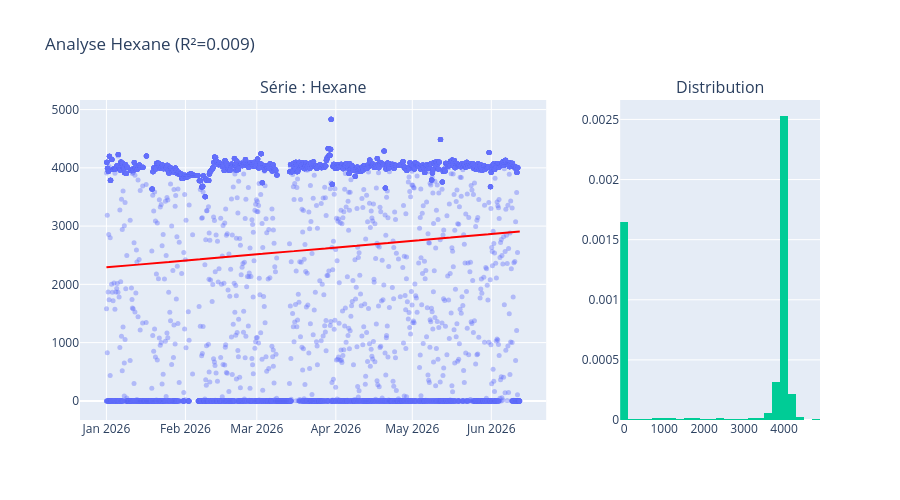

The notebook cell this image was saved under:
### Code cell
processor.plot_simple_tag('Hexane')

### Figure 1 — Plotly figure (JSON) as saved in the notebook; plotly's stock layout.template omitted (floating-point values rounded to 4 significant figures; data arrays with more than 128 entries replaced by an {"elided": "..."} marker saying what was removed)
{"data": [{"marker": {"opacity": 0.4, "size": 5}, "mode": "markers", "name": "Données", "type": "scatter", "x": {"elided": "15539 str values"}, "xaxis": "x", "y": {"elided": "15539 float values"}, "yaxis": "y"}, {"line": {"color": "red"}, "name": "Tendance", "type": "scatter", "x": {"elided": "15539 str values"}, "xaxis": "x", "y": {"elided": "15539 float values"}, "yaxis": "y"}, {"histnorm": "probability density", "nbinsx": 30, "type": "histogram", "x": {"elided": "15539 float values"}, "xaxis": "x2", "yaxis": "y2"}], "layout": {"annotations": [{"font": {"size": 16}, "showarrow": false, "text": "Série : Hexane", "x": 0.315, "xanchor": "center", "xref": "paper", "y": 1, "yanchor": "bottom", "yref": "paper"}, {"font": {"size": 16}, "showarrow": false, "text": "Distribution", "x": 0.865, "xanchor": "center", "xref": "paper", "y": 1, "yanchor": "bottom", "yref": "paper"}], "height": 500, "showlegend": false, "title": {"text": "Analyse Hexane (R²=0.009)"}, "xaxis": {"anchor": "y", "domain": [0, 0.63]}, "xaxis2": {"anchor": "y2", "domain": [0.73, 1]}, "yaxis": {"anchor": "x", "domain": [0, 1]}, "yaxis2": {"anchor": "x2", "domain": [0, 1]}}}
